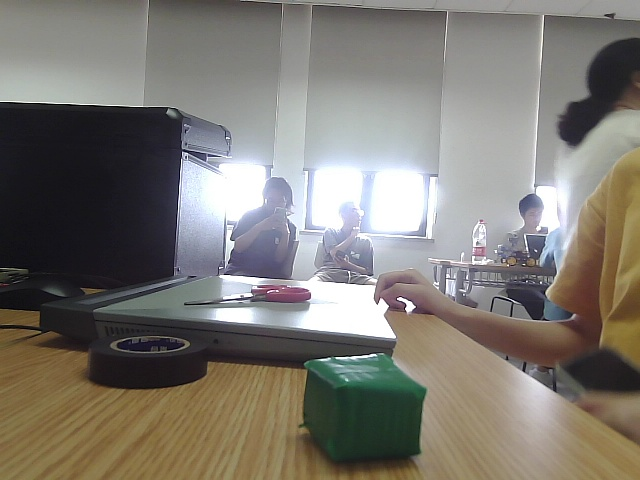
#> input picture 计算机工程实践/源代码/image_3.jpg, 640 x 480 px, given in place of the camera
$ python color_test.py
#> lines starting #> are read from the running program, lines starting #| are printed output that depends on the picture; after the words box and inside, x2 and y2 are one past the last pixel; in counts of white or black regions, pixels touching at a corner belong together
import cv2
import numpy as np

# 初始化滑块的初始值
def nothing(x):
    pass

# 创建一个窗口
cv2.namedWindow('HSV Adjuster')

# 创建滑块
cv2.createTrackbar('H Min', 'HSV Adjuster', 0, 179, nothing)
#> slider 'H Min' is set to 35
cv2.createTrackbar('S Min', 'HSV Adjuster', 0, 255, nothing)
#> slider 'S Min' is set to 51
cv2.createTrackbar('V Min', 'HSV Adjuster', 0, 255, nothing)
#> slider 'V Min' is set to 51
cv2.createTrackbar('H Max', 'HSV Adjuster', 179, 179, nothing)
cv2.createTrackbar('S Max', 'HSV Adjuster', 255, 255, nothing)
cv2.createTrackbar('V Max', 'HSV Adjuster', 255, 255, nothing)

# 获取摄像头输入
cap = cv2.VideoCapture(0)

while True:
    # 读取每一帧
    ret, frame = cap.read()
#> frame is the input picture: shape (480, 640, 3); mean B, G, R 114.1, 121.3, 125.4
    if not ret:
        break

    # 转换为HSV颜色空间
    hsv = cv2.cvtColor(frame, cv2.COLOR_BGR2HSV)
#> hsv: shape (480, 640, 3); mean H, S, V 62.4, 46.5, 130.3

    # 获取滑块的当前值
    h_min = cv2.getTrackbarPos('H Min', 'HSV Adjuster')
    s_min = cv2.getTrackbarPos('S Min', 'HSV Adjuster')
    v_min = cv2.getTrackbarPos('V Min', 'HSV Adjuster')
    h_max = cv2.getTrackbarPos('H Max', 'HSV Adjuster')
    s_max = cv2.getTrackbarPos('S Max', 'HSV Adjuster')
    v_max = cv2.getTrackbarPos('V Max', 'HSV Adjuster')

    # 设置HSV的阈值
    lower_hsv = np.array([h_min, s_min, v_min])
    upper_hsv = np.array([h_max, s_max, v_max])

    # 应用阈值
    mask = cv2.inRange(hsv, lower_hsv, upper_hsv)
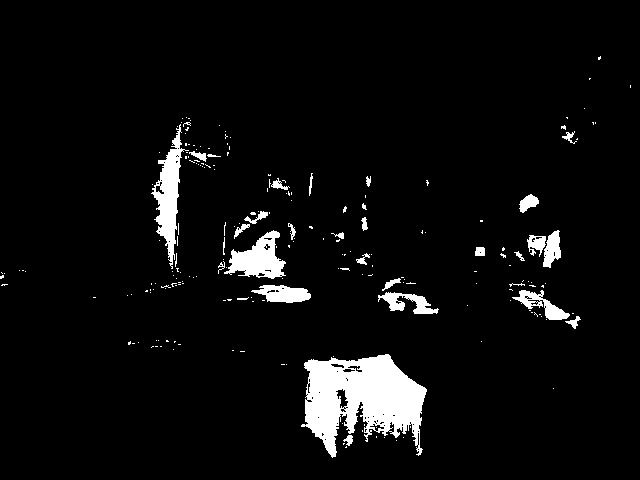
#> mask: shape (480, 640); 5.2% white; 213 white regions (182 under 20 px), largest, box (x1, y1, x2, y2) and area: (301, 354, 427, 458) 7781, (151, 124, 189, 269) 1926, (224, 230, 286, 279) 1564

    # 生成结果图像
    result = cv2.bitwise_and(frame, frame, mask=mask)
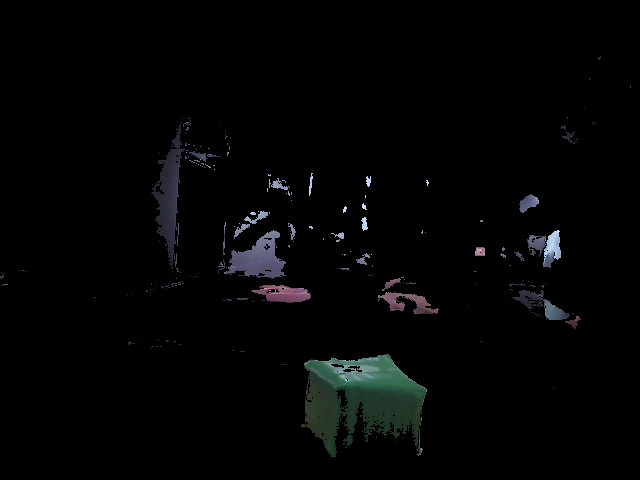
#> result: shape (480, 640, 3); mean B, G, R 4.4, 4.3, 3.7

    # 显示原始图像和结果图像
    cv2.imshow('Original', frame)
    cv2.imshow('Masked', result)

    # 按ESC键退出
    if cv2.waitKey(1) & 0xFF == 27:
#> (key Esc is pressed here)
        break

# 释放资源并关闭窗口
cap.release()
cv2.destroyAllWindows()
